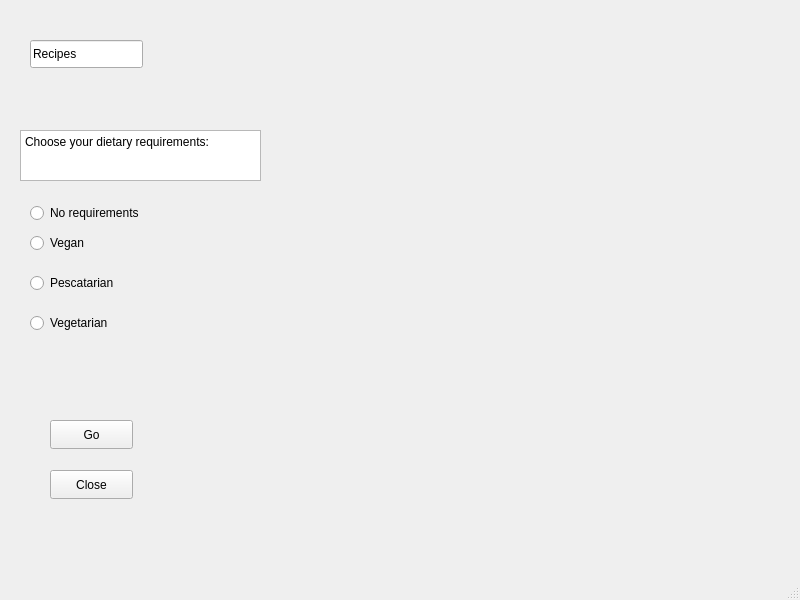
<?xml version="1.0" encoding="UTF-8"?>
<ui version="4.0">
 <class>MainWindow</class>
 <widget class="QMainWindow" name="MainWindow">
  <property name="geometry">
   <rect>
    <x>0</x>
    <y>0</y>
    <width>800</width>
    <height>600</height>
   </rect>
  </property>
  <property name="windowTitle">
   <string>MainWindow</string>
  </property>
  <widget class="QWidget" name="centralwidget">
   <widget class="QRadioButton" name="VegetarianRadio">
    <property name="geometry">
     <rect>
      <x>30</x>
      <y>310</y>
      <width>112</width>
      <height>26</height>
     </rect>
    </property>
    <property name="text">
     <string>Vegetarian</string>
    </property>
   </widget>
   <widget class="QRadioButton" name="PescRadio">
    <property name="geometry">
     <rect>
      <x>30</x>
      <y>270</y>
      <width>112</width>
      <height>26</height>
     </rect>
    </property>
    <property name="text">
     <string>Pescatarian</string>
    </property>
   </widget>
   <widget class="QRadioButton" name="VeganRadio">
    <property name="geometry">
     <rect>
      <x>30</x>
      <y>230</y>
      <width>112</width>
      <height>26</height>
     </rect>
    </property>
    <property name="text">
     <string>Vegan</string>
    </property>
   </widget>
   <widget class="QTextEdit" name="textEdit_2">
    <property name="geometry">
     <rect>
      <x>20</x>
      <y>130</y>
      <width>241</width>
      <height>51</height>
     </rect>
    </property>
    <property name="html">
     <string>&lt;!DOCTYPE HTML PUBLIC &quot;-//W3C//DTD HTML 4.0//EN&quot; &quot;http://www.w3.org/TR/REC-html40/strict.dtd&quot;&gt;
&lt;html&gt;&lt;head&gt;&lt;meta name=&quot;qrichtext&quot; content=&quot;1&quot; /&gt;&lt;meta charset=&quot;utf-8&quot; /&gt;&lt;style type=&quot;text/css&quot;&gt;
p, li { white-space: pre-wrap; }
hr { height: 1px; border-width: 0; }
li.unchecked::marker { content: &quot;\2610&quot;; }
li.checked::marker { content: &quot;\2612&quot;; }
&lt;/style&gt;&lt;/head&gt;&lt;body style=&quot; font-family:'Segoe UI'; font-size:9pt; font-weight:400; font-style:normal;&quot;&gt;
&lt;p style=&quot; margin-top:0px; margin-bottom:0px; margin-left:0px; margin-right:0px; -qt-block-indent:0; text-indent:0px;&quot;&gt;Choose your dietary requirements:&lt;/p&gt;
&lt;p style=&quot;-qt-paragraph-type:empty; margin-top:0px; margin-bottom:0px; margin-left:0px; margin-right:0px; -qt-block-indent:0; text-indent:0px;&quot;&gt;&lt;br /&gt;&lt;/p&gt;&lt;/body&gt;&lt;/html&gt;</string>
    </property>
   </widget>
   <widget class="QPushButton" name="goButtonMainMenu">
    <property name="geometry">
     <rect>
      <x>50</x>
      <y>420</y>
      <width>83</width>
      <height>29</height>
     </rect>
    </property>
    <property name="text">
     <string>Go</string>
    </property>
   </widget>
   <widget class="QPushButton" name="pushButton">
    <property name="geometry">
     <rect>
      <x>50</x>
      <y>470</y>
      <width>83</width>
      <height>29</height>
     </rect>
    </property>
    <property name="text">
     <string>Close</string>
    </property>
   </widget>
   <widget class="QLineEdit" name="lineEdit">
    <property name="geometry">
     <rect>
      <x>30</x>
      <y>40</y>
      <width>113</width>
      <height>28</height>
     </rect>
    </property>
    <property name="text">
     <string>Recipes </string>
    </property>
   </widget>
   <widget class="QRadioButton" name="NoReq">
    <property name="geometry">
     <rect>
      <x>30</x>
      <y>200</y>
      <width>141</width>
      <height>26</height>
     </rect>
    </property>
    <property name="text">
     <string>No requirements</string>
    </property>
   </widget>
  </widget>
  <widget class="QMenuBar" name="menubar">
   <property name="geometry">
    <rect>
     <x>0</x>
     <y>0</y>
     <width>800</width>
     <height>25</height>
    </rect>
   </property>
  </widget>
  <widget class="QStatusBar" name="statusbar"/>
 </widget>
 <resources/>
 <connections/>
</ui>
